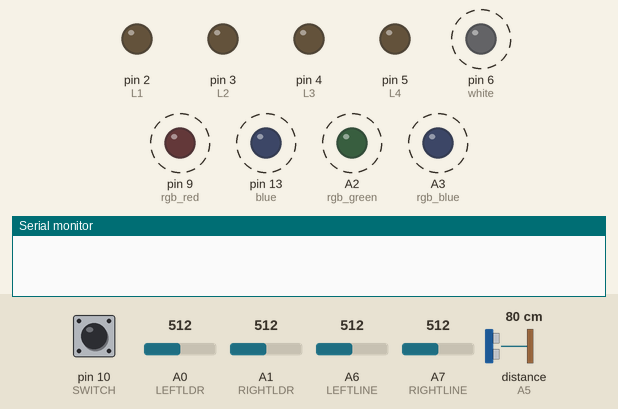
This sketch was run on a simulated Arduino Nano, built with avr-gcc and run on an emulated ATmega328P. Shown: output pins drawn as LEDs (lit = HIGH), the last lines printed to the serial monitor. Dashed ring = blinking. The test bench sets the inputs (shaded band); at power-on: pin 10 (SWITCH) HIGH, A6 (LEFTLINE) = 512, A0 (LEFTLDR) = 512, A1 (RIGHTLDR) = 512, A7 (RIGHTLINE) = 512, distance to the obstacle (sensor on A5) 80 cm. The echo pulse lasts 58.3 µs per cm; pins used as bus, display or sensor lines are not drawn.

Above: at 3.2 s.
3.3 s: pin 10 (SWITCH) pulled LOW for 0.35 s
At 5.6 s:
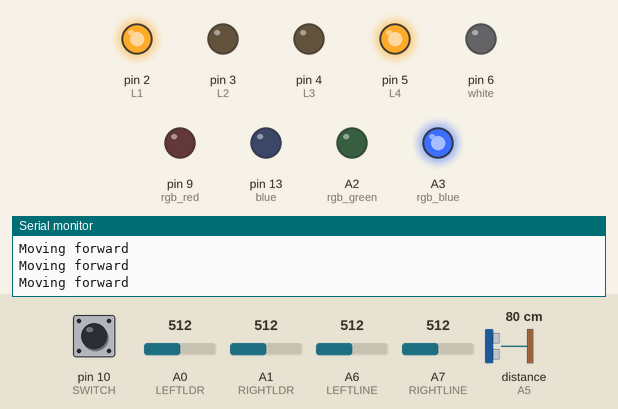
6.3 s: A6 (LEFTLINE) set to 318
7.8 s: A6 (LEFTLINE) set to 291
At 9.0 s:
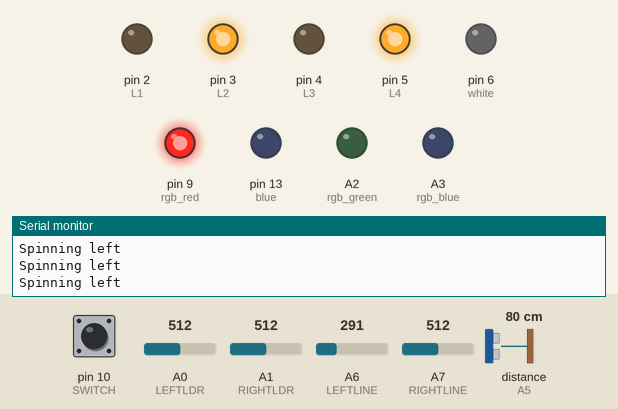
9.3 s: pin 10 (SWITCH) pulled LOW for 1 s
At 9.45 s:
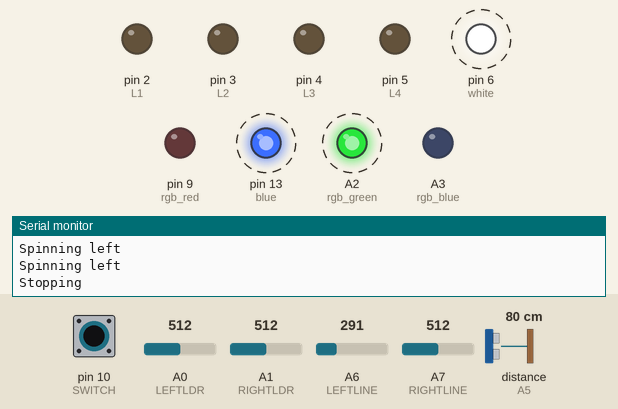
12.6 s: pin 10 (SWITCH) driven LOW
At 16.2 s:
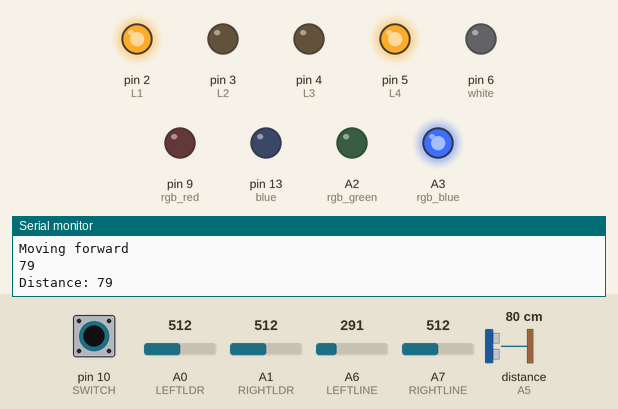
Timing chart, 0 to 16.6 s (numbered marks = the images above; inputs shaded):
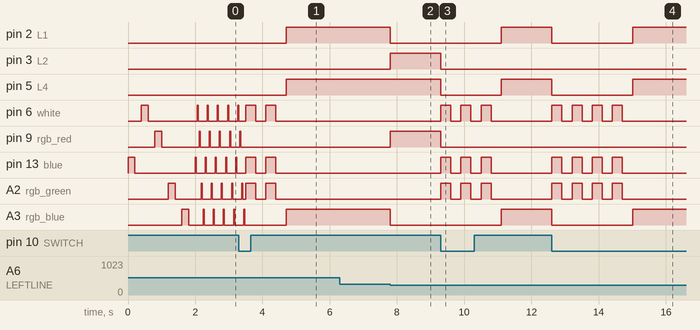

The sketch:

DemoAll.ino
```cpp
// (licence header left out)
int L1 = 2, L2 = 3, L3 = 4, L4 =5; // Pins connected to Motor driver L298N H-Bridge module
#define blue 13  // Blue LED pin
#define white 6  // Rear white LED
#define rgb_red 9  // Red RGB
#define rgb_green A2  // Green RGB
#define rgb_blue  A3  // Blue RGB
#define LEFTLINE   A6  // Left Line Sensor (Analog) - High values = Reflection (no line)
#define RIGHTLINE  A7  // Right Line Sensor (Analog)
#define SWITCH 10  // Mode button on D10
#define LEFTLDR A0 // Left light sensor
#define RIGHTLDR A1 // Right light sensor
int trigPin = A4;   // Analog pin 4 used for the Ping Pin (Trig)
int echoPin = A5;   // Analog pin 5 used for the Echo Pin (Echo)
unsigned long duration, inches;
int indec, cmdec;
int inchconv = 147; // ratio between pulse width and inches
int cmconv = 59;    // ratio between pulse width and cm


#define LEVEL 300  // level below which it must be over a line
#define HYSTERESIS 50  // difference in analog readings for LDR to make it turn in light follower

#define FLASH 1
#define LINE 2
#define LIGHT 3
#define AVOIDER 4
#define CONSTDIST 5
#define LASTPROG 5

int state = 1;  // initial state is 1) Line Follower
int lastButton = HIGH;  // Initial state of button is OFF

// the setup routine runs once when you press reset:
void setup()
{
  // sanity check delay - allows reprogramming if accidently blowing power w/leds
  // delay(2000);

//  FastLED.addLeds<WS2812B, DATA_PIN, RGB>(leds, NUM_LEDS);
  // initialize the digital pins we will use as an output.
  pinMode(L1, OUTPUT);
  pinMode(L2, OUTPUT);
  pinMode(L3, OUTPUT);
  pinMode(L4, OUTPUT);
  pinMode(blue, OUTPUT);
  pinMode(white, OUTPUT);
  pinMode(rgb_red, OUTPUT);
  pinMode(rgb_green, OUTPUT);
  pinMode(rgb_blue, OUTPUT);
  pinMode(trigPin, OUTPUT);
  digitalWrite(SWITCH, HIGH);  // add pullup to mode button
  digitalWrite(LEFTLDR, HIGH);
  digitalWrite(RIGHTLDR, HIGH);
  Serial.begin(115200);
  FlashAll(200);  // Sign on with a slow flashing display
}

// the loop routine runs over and over again forever:
// runs one iteration of the relevant program, then checks the mode button
// moves to next state if mode button pressed and flashes LED correct number of times
void loop()
{
  switch (state)
  {
    case 1:
      flashLEDs();
      break;
    case 2:
      lineFollow();
      break;
    case 3:
      lightSeek();
      break;
    case 4:
      obstacleAvoid();
      break;
    case 5:
      constDistance();
      break;
  }
  if (getButton()==1)
  {
    halt(0);
    state++;
    if (state > LASTPROG)
      state = 1;
    flashCount(state);
    Serial.println("New state: " + String(state));
  }
}

void flashLEDs()  // State 1
{
  FlashAll(30);
}

void lineFollow()  // State 2
{
  if (analogRead(LEFTLINE) < LEVEL)
  {
    setColour(HIGH, LOW, LOW); // Red
    leftSpin(10);
  }
  else if (analogRead(RIGHTLINE) < LEVEL)
  {
    setColour(LOW, HIGH, LOW); // Green
    rightSpin(10);
  }
  else
  {
    setColour(LOW, LOW, HIGH);  // Blue
    forward(10);
  }
}

void lightSeek()  // State 3
{
  int ldrL = analogRead(LEFTLDR);
  int ldrR = analogRead(RIGHTLDR);
  if (ldrL < (ldrR - HYSTERESIS))
  {
    setColour(HIGH, LOW, LOW); // Red
    leftSpin(10);
  }
  else if (ldrR < (ldrL - HYSTERESIS))
  {
    setColour(LOW, HIGH, LOW); // Green
    rightSpin(10);
  }
  else
  {
    setColour(LOW, LOW, HIGH);  // Blue
    forward(10);
  }
}

void obstacleAvoid() // State 4
{
  int cm = getDistance();
  Serial.println("Distance: " + String(cm));
  if (cm  < 8)
  {
    setColour(HIGH, HIGH, LOW);  // Yellow
    reverse(1000);
    setColour(LOW, HIGH, LOW);  // Green
    rightSpin(1000);
  }
  else
  {
    setColour(LOW, LOW, HIGH);  // Blue
    forward(10);
  }
}

void constDistance()  // State 5
{
  int cm = getDistance();
  Serial.println("Distance: " + String(cm));
  if (cm  < 10)
  {
    setColour(HIGH, HIGH, LOW);  // Yellow
    reverse(10);
  }
  else if (cm > 10)
  {
    setColour(LOW, LOW, HIGH);  // Blue
    forward(10);
  }
  else
  {
    setColour(HIGH, HIGH, HIGH);  // White
    halt(10);
  }
}

void FlashAll(int rate)
{
  digitalWrite(blue, HIGH);   // turn the LED on (HIGH is the voltage level)
  delay(rate);               // wait for a second
  digitalWrite(blue, LOW);    // turn the LED off by making the voltage LOW
  delay(rate);               // wait for a second

  digitalWrite(white, HIGH);   // turn the LED on (HIGH is the voltage level)
  delay(rate);               // wait for a second
  digitalWrite(white, LOW);    // turn the LED off by making the voltage LOW
  delay(rate);               // wait for a second

  digitalWrite(rgb_red, HIGH);   // turn the LED on (HIGH is the voltage level)
  delay(rate);               // wait for a second
  digitalWrite(rgb_red, LOW);    // turn the LED off by making the voltage LOW
  delay(rate);               // wait for a second

  digitalWrite(rgb_green, HIGH);   // turn the LED on (HIGH is the voltage level)
  delay(rate);               // wait for a second
  digitalWrite(rgb_green, LOW);    // turn the LED off by making the voltage LOW
  delay(rate);               // wait for a second

  digitalWrite(rgb_blue, HIGH);   // turn the LED on (HIGH is the voltage level)
  delay(rate);               // wait for a second
  digitalWrite(rgb_blue, LOW);    // turn the LED off by making the voltage LOW
  delay(rate);               // wait for a second
}

void setColour(int r, int g, int b)
{
  digitalWrite(rgb_red, r);
  digitalWrite(rgb_green, g);
  digitalWrite(rgb_blue, b);
}


// robMove routine switches the correct inputs to the L298N for the direction selected.
void robMove(int l1, int l2, int r1, int r2)
{
//  return;  // uncomment the return; for desktop coding!
  digitalWrite(L1, l1);
  digitalWrite(L2, l2);
  digitalWrite(L3, r1);
  digitalWrite(L4, r2);
}

void reverse(int wait)
{
  Serial.println("Moving backward");
  robMove(LOW, HIGH, HIGH, LOW);
  delay(wait);
}

void forward(int wait)
{
  Serial.println("Moving forward");
  robMove(HIGH, LOW, LOW, HIGH);
  delay(wait);
}

void rightSpin(int wait)
{
  Serial.println("Spinning right");
  robMove(HIGH, LOW, HIGH, LOW);
  delay(wait);
}

void leftSpin(int wait)
{
  Serial.println("Spinning left");
  robMove(LOW, HIGH, LOW, HIGH);
  delay(wait);
}

void halt(int wait)
{
  Serial.println("Stopping");
  robMove(LOW, LOW, LOW, LOW);
  delay(wait);
}

int getButton()
{
  int newB = digitalRead(SWITCH);
//  Serial.println("Button = " + String(newB));
  if (newB==LOW and lastButton==HIGH)
  {
    lastButton = LOW;
    return 1;
  }
  lastButton = newB;
  return 0;
}

void flashCount(int count)
{
  for (int i=0; i<count; i++)
  {
    setAllLEDs(HIGH);
    delay(300);
    setAllLEDs(LOW);
    delay(300);
  }
}

void setAllLEDs(int val)
{
  digitalWrite(blue, val);
  digitalWrite(white, val);
  setColour(LOW, val, LOW);
}

int getDistance()
{
  int rval;
  digitalWrite(trigPin, LOW);
  delayMicroseconds(2);
  digitalWrite(trigPin, HIGH);
  delayMicroseconds(10);
  digitalWrite(trigPin, LOW);
  duration = pulseIn(echoPin, HIGH, 38000L);  // Set timeout to 38mS
  rval = microsecondsToCentimeters(duration);
  Serial.println(rval);
  return rval;
}

long microsecondsToCentimeters(long microseconds)
{
  return microseconds / cmconv;
}
```

Measured:
- the behaviour switches between 300 and 299 on A6 (LEFTLINE) (found by bisection; images 1 and 2)
- after the input at 3.3 s, pin 2 (L1), pin 5 (L4): LOW → HIGH after 1.4 s; pin 6 (white): alternates HIGH for 0.30 s and LOW for 0.30 s, 4 changes in all, then stays LOW, starting after 0.20 s; pin 9 (rgb_red): goes on until 3.4 s, then stays LOW; pin 13 (blue): HIGH → LOW after 0.50 s, → HIGH 0.30 s later, → LOW 0.30 s later
- after the input at 7.8 s, pin 2 (L1), A3 (rgb_blue): HIGH → LOW at once; pin 3 (L2), pin 9 (rgb_red): LOW → HIGH at once
- after the input at 9.3 s, pin 2 (L1), A3 (rgb_blue): LOW → HIGH after 1.8 s; pin 3 (L2), pin 9 (rgb_red): HIGH → LOW at once; pin 5 (L4): HIGH → LOW at once, → HIGH 1.8 s later; pin 6 (white), pin 13 (blue), A2 (rgb_green): alternates HIGH for 0.30 s and LOW for 0.30 s, 6 changes in all, then stays LOW, starting at once
- after the input at 12.6 s, pin 2 (L1), pin 5 (L4), A3 (rgb_blue): HIGH → LOW at once, → HIGH 2.4 s later; pin 6 (white), pin 13 (blue), A2 (rgb_green): alternates HIGH for 0.30 s and LOW for 0.30 s, 8 changes in all, then stays LOW, starting at once
- by itself, pin 6 (white), pin 9 (rgb_red), pin 13 (blue): repeats every 0.30 s: HIGH 0.03 s, LOW 0.27 s
